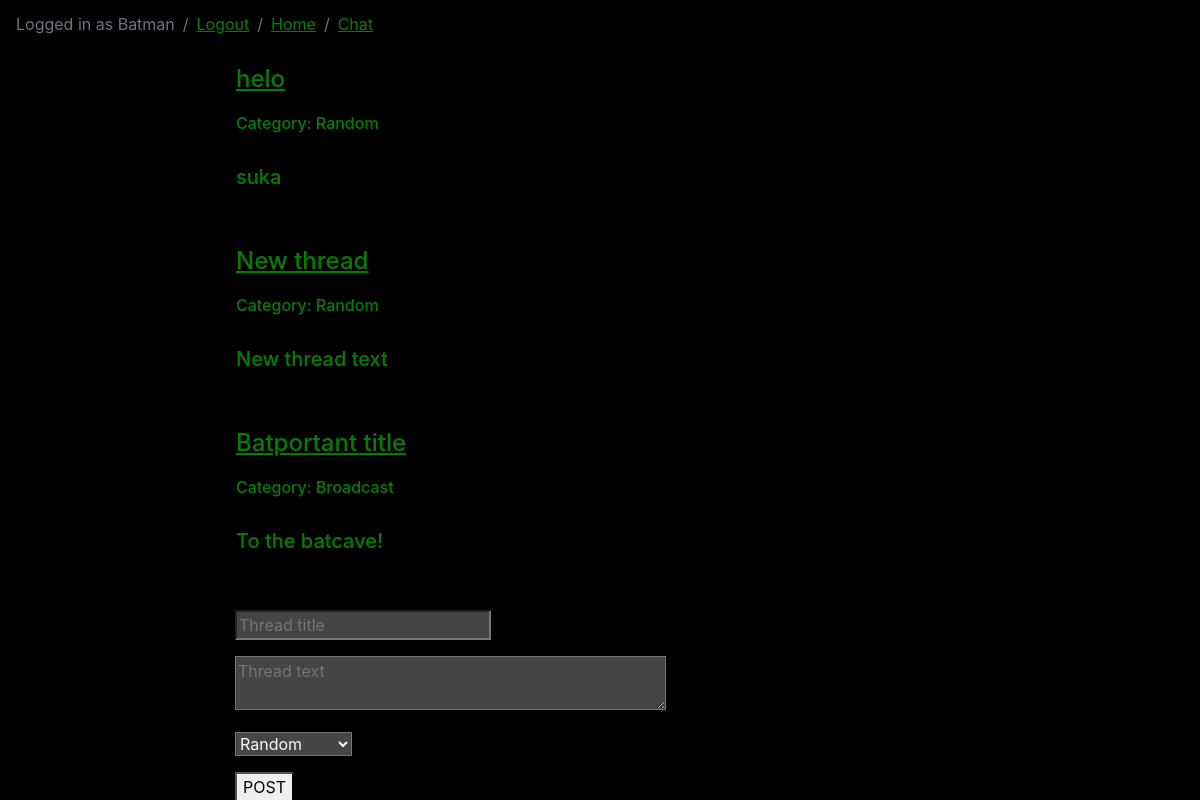
The page /board/ (signed in) on the database as committed earlier.
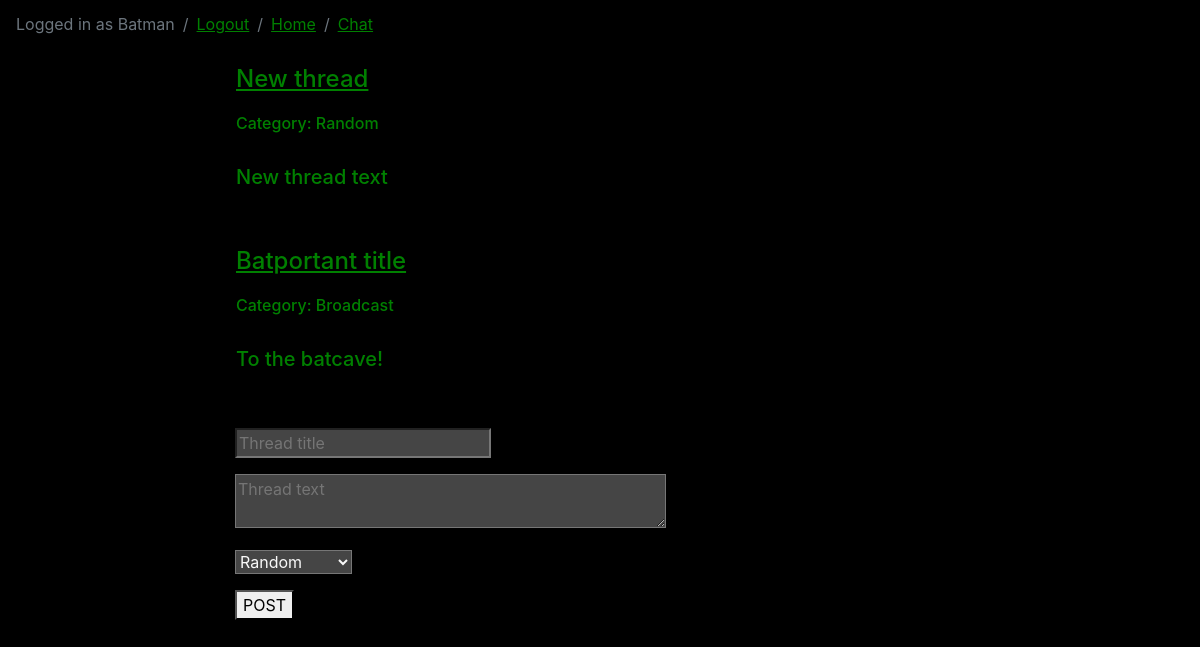
The same page on the database as committed later.
### board/models.py (models this page shows, shortened)
class Thread(models.Model):
    def was_published_recently(self):
        now = timezone.now()
        return now - datetime.timedelta(days=1) <= self.pub_date <= now
    thread_title = models.CharField(max_length=100)
    thread_text = models.CharField(max_length=5000)
    pub_date = models.DateTimeField('Date published', auto_now=True)
    CATEGORY_CHOICES = [('Random', 'Random'), ('Broadcast', 'Broadcast'), ('Animation', 'Animation'), ('Artwork', 'Artwork'), ('Cinematics', 'Cinematics'), ('Videogames', 'Videogames')]
    category = models.CharField(max_length=100, choices=CATEGORY_CHOICES)
    thread_author = models.CharField(max_length=200)
    was_published_recently.admin_order_field = 'pub_date'
    was_published_recently.boolean = True
    was_published_recently.short_description = 'Published recently?'

### board/views.py (the view, shortened to what this page needs)
# urls.py: path('', views.Board, name='board'),
@login_required
def Board(request):
    latest_thread = Thread.objects.order_by('-pub_date')[:10]
    template = loader.get_template('board/board.html')
    form = ThreadForm()
    context = {
        'latest_threads': latest_thread,
        'form': form,
    }
    return HttpResponse(template.render(context,request))

### board/forms.py
class ThreadForm(forms.ModelForm):
    thread_title = forms.CharField(label=False, max_length=100, widget=forms.TextInput(attrs={'style': 'background: #454545; color: #f9f9f9;', 'placeholder': 'Thread title'}))
    thread_text = forms.CharField(label=False, max_length='1500', widget=forms.Textarea(attrs={'style': 'background: #454545; color: #f9f9f9;', 'rows': '2.5', 'placeholder': 'Thread text'}),)
    choises = [('Random', 'Random'), ('Broadcast', 'Broadcast'), ('Animation', 'Animation'), ('Artwork', 'Artwork'),
               ('Cinematics', 'Cinematics'), ('Videogames', 'Videogames')]
    category = forms.ChoiceField(label=False, choices=choises, widget=forms.Select(attrs={'style':'background: #454545; color: #f9f9f9'}))
    class Meta:
        model = Thread
        fields = ('thread_title', 'thread_text', 'category')

### board/templates/board/board.html (shortened to what this page needs)
<!DOCTYPE html>
<html lang="en">
<head>
    {% load static %}
    <link rel="stylesheet" href="https://stackpath.bootstrapcdn.com/bootstrap/4.5.0/css/bootstrap.min.css">
    <link rel="stylesheet" href="{% static 'css/master.css' %}" type="text/css">
</head>
<body>
<nav aria-label="breadcrumb">
    <ol class="breadcrumb">
        <li class="breadcrumb-item active" aria-current="page">Logged in as {{ user.username }} </li>
        <li class="breadcrumb-item"><a href="{% url 'Auth_:logout' %}">Logout</a></li>
        <li class="breadcrumb-item"><a href="{% url 'Auth_:index' %}">Home</a> </li>
        <li class="breadcrumb-item"><a href="{% url 'Chat:index' %}">Chat</a></li>
  </ol>
</nav>
<div class="container">
    <div class="row">
        <div class="col-lg-2 col-xl-2 "></div>
        <div class="col-lg-8 col-xl-8 ">
{% if latest_threads %}
    <div>
{% for thread in latest_threads %}
        <div class="card">
            <div class="card-title"><h4><a href="{{ thread.id }}">{{ thread.thread_title }}</a></h4></div>
            <div class="card-text"><h6>Category: {{ thread.category }}</h6></div>
<br />
            <h5>{{ thread.thread_text }}</h5>
        </div>
<br /><br />
{% endfor %}
{% endif %}
    </div>
<form method="post" class="">
    {{form.as_p}}
    <button type="submit" name="thread">POST</button>
</form>
    </div>
        <div class="col-lg-2 col-xl-2 "></div>
    </div>
</div>
</body>
</html>

Rows that differ between the two databases and show on the page:
removed Thread: thread_title "helo", category "Random", thread_text "suka"
